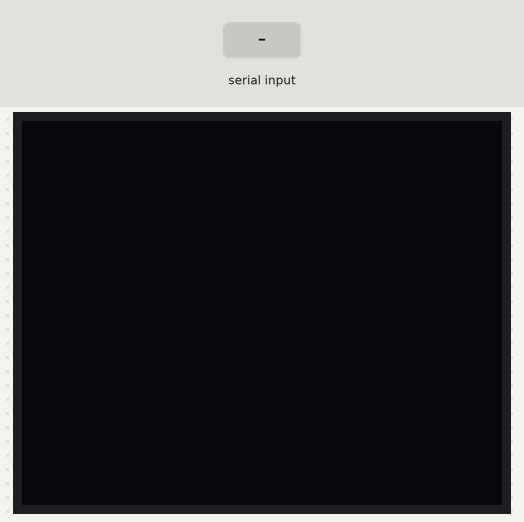
Bench run of a sketch on a simulated Arduino Uno, built with avr-gcc and run on an emulated ATmega328P. Shown: 120×96 one-colour display. Inputs (shaded band) come from the test bench. What the sketch prints to the serial monitor is not drawn.

Above: at 1.2 s.
1.3 s: "g" received over Serial
At 2.7 s:
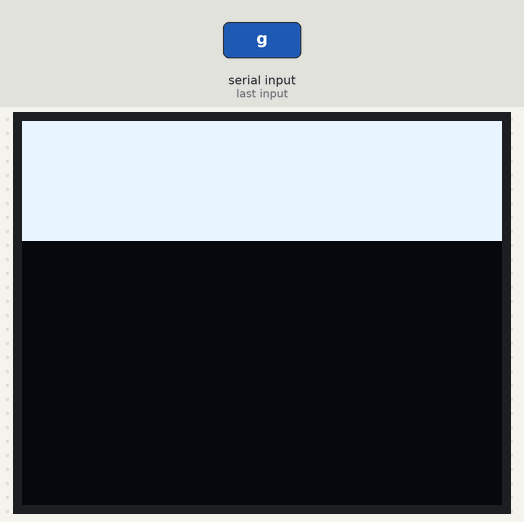
3.0 s: "k" received over Serial
At 4.1 s:
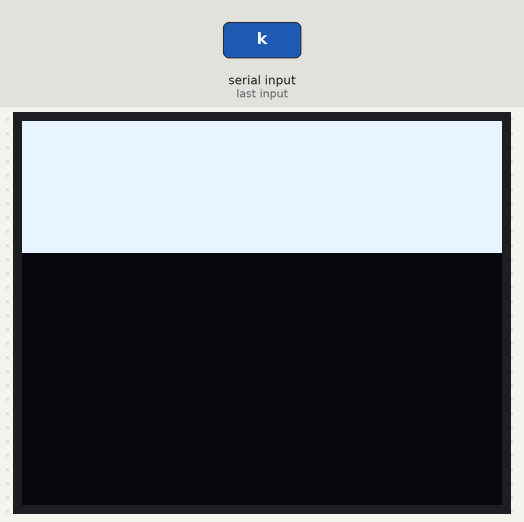
Timing chart, 0 to 6.0 s (numbered marks = the images above; inputs shaded):
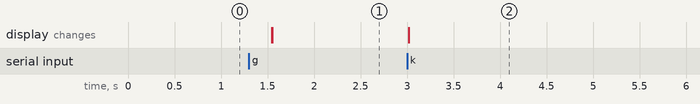

Measured:
- after the input at 1.3 s, the display: first changes after 0.24 s (image 1 shows a later state)
- after the input at 3.0 s, the display: changes at once (image 2)

The sketch:

gnm.ino
```cpp
#include <TVout.h>
#include <fontALL.h>

TVout TV;
TVout TVLight;
TVout TVDark;
TVout TNnormal;
int incrementPosition = 0; // Variable to track the position of the increment
int totalPoints = 0;
int meanPoints = 0;
char receivedData[10]; // Buffer to store received data from ROS node
int brightnessLevel = 0;

const int TARGET_POINTS = 120 * 96; // Total number of points to cover the entire screen

void setup() {
  Serial.begin(9600);
  TV.begin(NTSC, 120, 96);
  TV.select_font(font6x8);
  setNormalPoints(0);
}


void loop() {
  if (Serial.available() > 0) {
    char input = Serial.read();
    if (input == 'r'){
      Serial.println(incrementPosition);
    }
    if (input == 'k'){
      setNormalPoints(4000);
    }
    else if (input == 'l'){
      setNormalPoints(0);
    }
     else if (input == 'n'){
      setNormalPoints(3500);
    }
    else if (input == 'g'){
      setNormalPoints(6000);
      incrementPosition +=1;
      setNormalPoints(3500);
      Serial.println(incrementPosition); // Send position data back to Python node
    }
    else if (input == 'f'){
      setNormalPoints(0);
      incrementPosition -=1;
      if(incrementPosition<0){
        incrementPosition=0;
      }
      setNormalPoints(3500);
      Serial.println(incrementPosition); // Send position data back to Python node
    }

    }
  Serial.println(incrementPosition); // Send position data back to Python node

}

void setNormalPoints(int targetPoints){
  if (totalPoints< targetPoints){
    increasePoints4(targetPoints);
  }
  else if (totalPoints> targetPoints){
    decreasePoints4(targetPoints);
  }

}


void increasePoints4(int targetPoints) {
  int rowsToAdd = (targetPoints - totalPoints) / TV.hres(); // Calculate number of rows to add
  for (int i = 0; i < rowsToAdd; i++) {
    for (int x = 0; x < TV.hres(); x++) {
      TV.set_pixel(x, totalPoints / TV.hres(), WHITE); // Set entire row to white
    }
    totalPoints += TV.hres(); // Increment total points by the number of points in a row
  }
}

void decreasePoints4(int targetPoints) {
  int rowsToRemove = (totalPoints - targetPoints) / TV.hres(); // Calculate number of rows to remove
  for (int i = 0; i < rowsToRemove; i++) {
    for (int x = 0; x < TV.hres(); x++) {
      TV.set_pixel(x, totalPoints / TV.hres() - 1, BLACK); // Set entire row to black
    }
    totalPoints -= TV.hres(); // Decrement total points by the number of points in a row
  }
  meanPoints = totalPoints;
}
```
